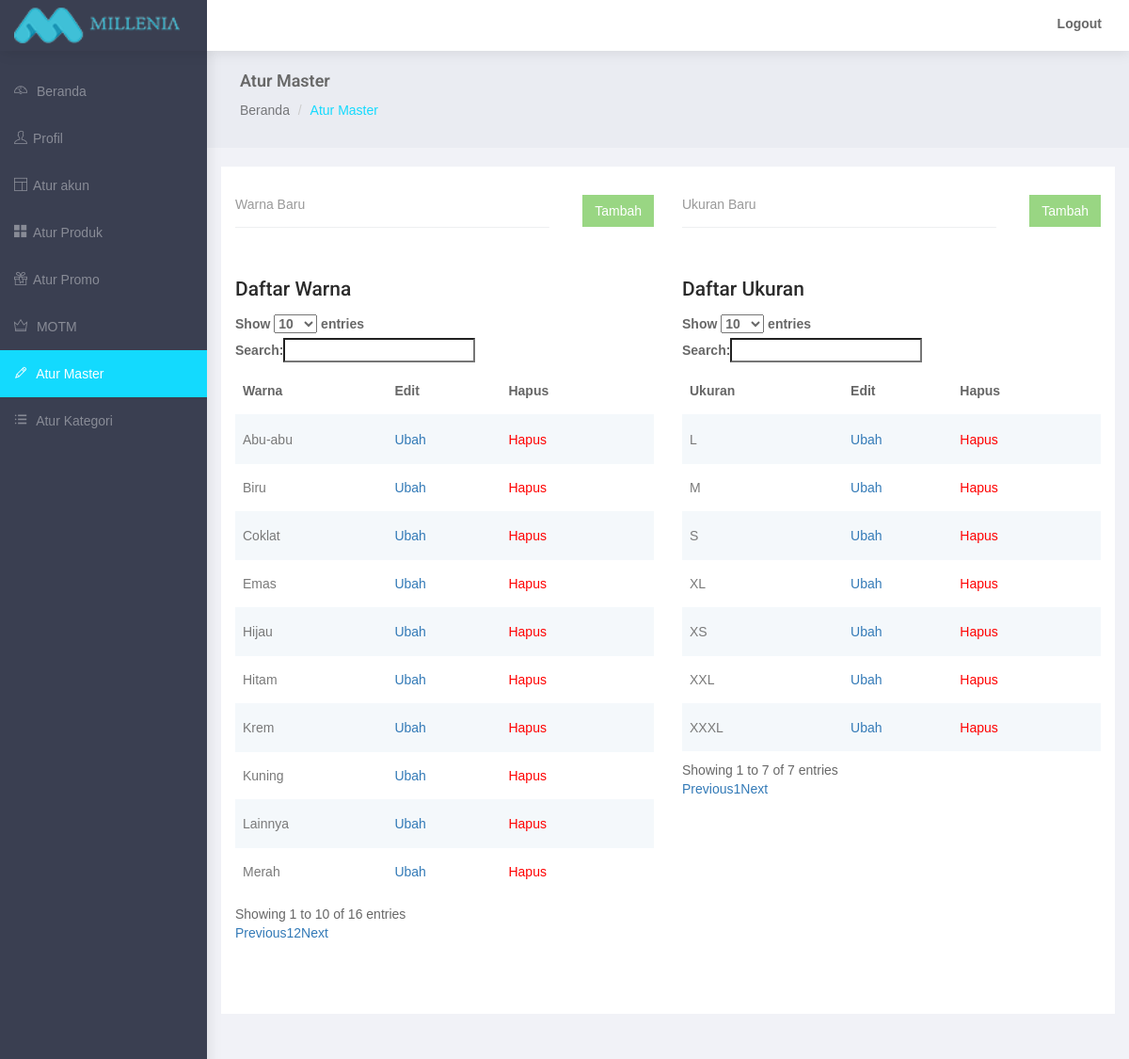
Page /admin/manage-master.php (signed in) on the committed database.
### tables this page shows
CREATE TABLE `mi_color` (
  `color_id` int(11) NOT NULL,
  `color_name` varchar(50) NOT NULL,
  `color_active` enum('Y','N') NOT NULL DEFAULT 'Y'
);

CREATE TABLE `mi_size` (
  `size_id` int(11) NOT NULL,
  `size_name` varchar(50) NOT NULL,
  `size_active` enum('Y','N') NOT NULL DEFAULT 'Y'
);

### admin/manage-master.php (the view, shortened to what this page needs)
<?php
	require 'includes/connect.php';
?>
<!DOCTYPE html>
<html lang="en">
<head>
</head>
<body>
    <div id="wrapper">
        <div id="page-wrapper">
            <div class="container-fluid">
                <div class="row bg-title">
                    <div class="col-lg-12">
                        <h4 class="page-title">Atur Master</h4>
                        <ol class="breadcrumb">
                            <li><a href="index.php">Beranda</a></li>
                            <li class="active">Atur Master</li>
                        </ol>
                    </div>
                </div>
                <div class="row">
                    <div class="col-md-12 col-lg-12 col-sm-12">
                        <div class="white-box col-lg-6 col-md-6 col-sm-12"  style="min-height: 900px">
                            <form class="form-horizontal form-material" style="margin-bottom: 50px" method="post" action="manage-master.php">
                                <div class="form-group">
                                    <div class="col-md-12">
                                        <input type="text" style="width: 75%" placeholder="Warna Baru" class="form-control form-control-line" name="color" required="yes">
                                        <button class="btn btn-success pull-right" style="margin-top: -35px" type="submit" name="newcolor">Tambah</button>
                                    </div>
                                </div>
                            </form>
                                <h3>Daftar Warna</h3>
                            <div class="table-responsive">
                                <table class="table-striped table">
                                    <thead>
                                        <tr>
                                            <th>Warna</th>
                                            <th>Edit</th>
                                            <th>Hapus</th>
                                        </tr>
                                    </thead>
                                    <tbody>
                                        <?php
                                        $list = mysqli_query($conn, "SELECT * FROM mi_color WHERE color_active='Y'");
                                        while ($row = mysqli_fetch_assoc($list))
                                          {
                                            $id = $row['color_id'];
                                            $name = $row['color_name'];
                                            echo "
                                            <tr>
                                              <td>".$name."</td>
                                              <td><a href='edit-color.php?pid=c".$id."'>Ubah</a></td>
                                              <td><a data-toggle='modal' data-target='#myModal' data-id='c".$id."' style='color: red;cursor: pointer;' class='hapus'>Hapus</a></td>
                                            </tr>
                                            ";
                                          }
                                        ?>
                                    </tbody>
                                </table>
                            </div>
                        </div>
                        <div class="white-box col-lg-6 col-md-6 col-sm-12"  style="min-height: 900px">
                            <form class="form-horizontal form-material" style="margin-bottom: 50px" method="post" action="manage-master.php">
                                <div class="form-group">
                                    <div class="col-md-12">
                                        <input type="text" style="width: 75%" placeholder="Ukuran Baru" class="form-control form-control-line" name="size" required="yes">
                                        <button class="btn btn-success pull-right" style="margin-top: -35px" type="submit" name="newsize">Tambah</button>
                                    </div>
                                </div>
                            </form>
                                <h3>Daftar Ukuran</h3>
                            <div class="table-responsive">
                                <table class="table-striped table">
                                    <thead>
                                        <tr>
                                            <th>Ukuran</th>
                                            <th>Edit</th>
                                            <th>Hapus</th>
                                        </tr>
                                    </thead>
                                    <tbody>
                                        <?php
                                        $list = mysqli_query($conn, "SELECT * FROM mi_size WHERE size_active = 'Y'");
                                        while ($row = mysqli_fetch_assoc($list))
                                          {
                                            $id = $row['size_id'];
                                            $name = $row['size_name'];
                                            echo "
                                            <tr>
                                              <td>".$name."</td>
                                              <td><a href='edit-size.php?pid=s".$id."'>Ubah</a></td>
                                              <td><a data-toggle='modal' data-target='#myModal' data-id='s".$id."' style='color: red;cursor: pointer;' class='hapus'>Hapus</a></td>
                                            </tr>
                                            ";
                                          }
                                        ?>
                                    </tbody>
                                </table>
                            </div>
                        </div>
                    </div>
                </div>
            </div>
        </div>
    </div>
</body>
</html>

### admin/css/style2.css (style rules this page uses)
* { box-sizing: border-box; -moz-box-sizing: border-box; -webkit-box-sizing: border-box; font-family: arial; }
body { background: #bdc3c7; }
.form-group { position: relative; margin-bottom: 15px; }
.form-control { width: 100%; height: 50px; border: none; padding: 5px 7px 5px 15px; background: #fff; color: #666; border: 2px solid #ddd; -moz-border-radius: 4px; -webkit-border-radius: 4px; border-radius: 4px; }

### rows in the picture
mi_color: color_name "Merah"
mi_color: color_name "Kuning"
mi_color: color_name "Hijau"
mi_color: color_name "Biru"
mi_color: color_name "Hitam"
mi_color: color_name "Abu-abu"
mi_color: color_name "Krem"
mi_color: color_name "Coklat"
mi_color: color_name "Emas"
mi_color: color_name "Lainnya"
mi_size: size_name "XS"
mi_size: size_name "S"
mi_size: size_name "M"
mi_size: size_name "L"
mi_size: size_name "XL"
mi_size: size_name "XXL"
mi_size: size_name "XXXL"
